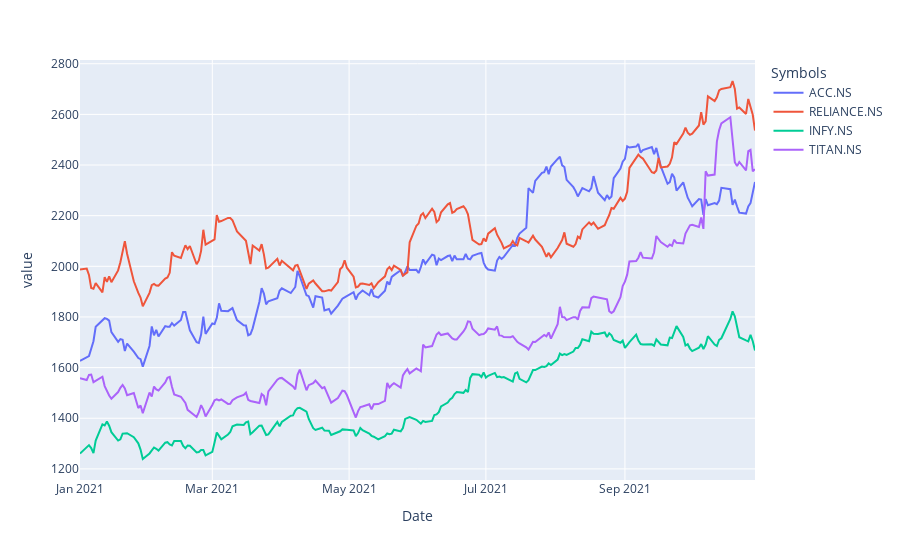

Notebook code cell kept with this figure:
### Code cell
Close.plot()

### Figure 1 — Plotly figure (JSON) as saved in the notebook; plotly's stock layout.template omitted (floating-point values rounded to 4 significant figures; data arrays with more than 128 entries replaced by an {"elided": "..."} marker saying what was removed)
{"data": [{"hovertemplate": "Symbols=ACC.NS<br>Date=%{x}<br>value=%{y}<extra></extra>", "legendgroup": "ACC.NS", "line": {"color": "#636efa", "dash": "solid"}, "marker": {"symbol": "circle"}, "mode": "lines", "name": "ACC.NS", "orientation": "v", "showlegend": true, "type": "scatter", "x": {"elided": "205 str values"}, "xaxis": "x", "y": {"elided": "205 float values"}, "yaxis": "y"}, {"hovertemplate": "Symbols=RELIANCE.NS<br>Date=%{x}<br>value=%{y}<extra></extra>", "legendgroup": "RELIANCE.NS", "line": {"color": "#EF553B", "dash": "solid"}, "marker": {"symbol": "circle"}, "mode": "lines", "name": "RELIANCE.NS", "orientation": "v", "showlegend": true, "type": "scatter", "x": {"elided": "205 str values"}, "xaxis": "x", "y": {"elided": "205 float values"}, "yaxis": "y"}, {"hovertemplate": "Symbols=INFY.NS<br>Date=%{x}<br>value=%{y}<extra></extra>", "legendgroup": "INFY.NS", "line": {"color": "#00cc96", "dash": "solid"}, "marker": {"symbol": "circle"}, "mode": "lines", "name": "INFY.NS", "orientation": "v", "showlegend": true, "type": "scatter", "x": {"elided": "205 str values"}, "xaxis": "x", "y": {"elided": "205 float values"}, "yaxis": "y"}, {"hovertemplate": "Symbols=TITAN.NS<br>Date=%{x}<br>value=%{y}<extra></extra>", "legendgroup": "TITAN.NS", "line": {"color": "#ab63fa", "dash": "solid"}, "marker": {"symbol": "circle"}, "mode": "lines", "name": "TITAN.NS", "orientation": "v", "showlegend": true, "type": "scatter", "x": {"elided": "205 str values"}, "xaxis": "x", "y": {"elided": "205 float values"}, "yaxis": "y"}], "layout": {"legend": {"title": {"text": "Symbols"}, "tracegroupgap": 0}, "margin": {"t": 60}, "xaxis": {"anchor": "y", "domain": [0, 1], "title": {"text": "Date"}}, "yaxis": {"anchor": "x", "domain": [0, 1], "title": {"text": "value"}}}}
